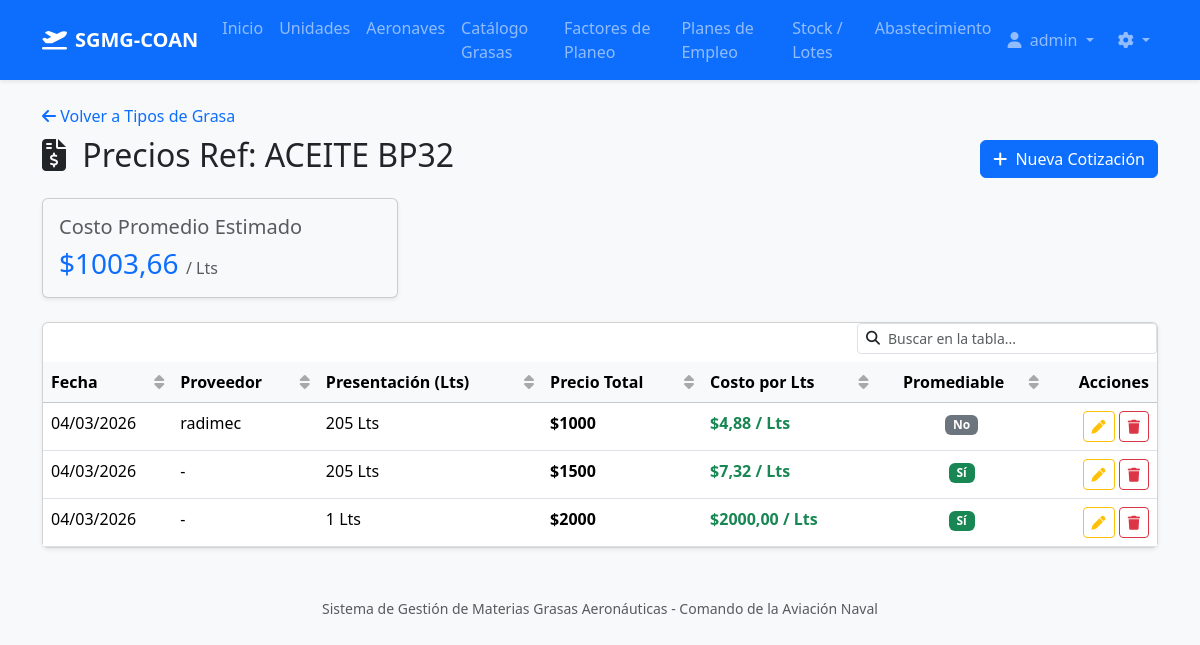
Page /greases/1/prices/ (signed in) on the committed database.
### core/models.py (models this page shows, shortened)
class CustomUser(AbstractUser):
    unit = models.ForeignKey(
        'Unit',
        on_delete=models.SET_NULL,
        null=True,
        blank=True,
        related_name='users',
        verbose_name="Unidad / Escuadrilla Asignada",
        help_text="Asignar una unidad para restringir al usuario a consumos únicamente de esta ubicación."
    )

class GreaseType(models.Model):
    unidad = models.CharField(max_length=50, verbose_name="UNIDAD")
    presentacion = models.DecimalField(max_digits=10, decimal_places=2, verbose_name="PRESENTACIÓN")
    nomenclatura = models.CharField(max_length=150, verbose_name="NOMENCLATURA")
    nne_nsn = models.CharField(max_length=100, verbose_name="N.N.E. / N.S.N.", blank=True, null=True)
    sibys = models.CharField(max_length=100, verbose_name="SIBYS", blank=True, null=True)
    nato = models.CharField(max_length=100, verbose_name="NATO", blank=True, null=True)
    normas_mil_otras = models.CharField(max_length=200, verbose_name="NORMAS MIL / OTRAS", blank=True, null=True)
    shelf_life_months = models.PositiveIntegerField(verbose_name="Vida Útil Total (Meses)")
    recertification_allowed = models.BooleanField(default=False, verbose_name="Permite Re-certificación")
    minimum_stock = models.DecimalField(max_digits=10, decimal_places=2, default=0, verbose_name="Stock Mínimo Permanente", help_text="Punto de pedido. El sistema enviará alertas si el stock cae por debajo de esta cantidad.")
    class Meta:
        verbose_name = "Tipo de Grasa / Aceite"
        verbose_name_plural = "Tipos de Grasas / Aceites"
        unique_together = ('nomenclatura', 'presentacion', 'normas_mil_otras')
    def get_average_unit_price(self):
        prices = self.reference_prices.filter(is_active=True)
        if not prices:
            return None
        total = sum(p.get_unit_price() for p in prices if p.get_unit_price() is not None)
        return total / len(prices)

class GreaseReferencePrice(models.Model):
    grease_type = models.ForeignKey(GreaseType, on_delete=models.CASCADE, related_name="reference_prices", verbose_name="Tipo de Grasa")
    price = models.DecimalField(max_digits=12, decimal_places=2, verbose_name="Precio de la Presentación ($)")
    presentation_quantity = models.DecimalField(max_digits=10, decimal_places=2, verbose_name="Cantidad en la Presentación (Kg/L)", help_text="Ej: Para una lata de 5kg que vale $5000, ingrese 5. El costo unitario será $1000/kg.")
    supplier = models.CharField(max_length=150, blank=True, null=True, verbose_name="Proveedor (Opcional)")
    is_active = models.BooleanField(default=True, verbose_name="Utilizar para Promedio", help_text="Si está marcado, este precio se incluirá en el cálculo del costo promedio.")
    date_recorded = models.DateField(auto_now_add=True, verbose_name="Fecha de Registro")
    class Meta:
        verbose_name = "Precio de Referencia"
        verbose_name_plural = "Precios de Referencia"
        ordering = ['-date_recorded']
    def get_unit_price(self):
        if self.presentation_quantity and self.presentation_quantity > 0:
            return self.price / self.presentation_quantity
        return None

### core/views.py (the view)
# urls.py: path('greases/<int:pk>/prices/', views.GreaseReferencePriceListView.as_view(), name='grease_price_list'),
class GreaseReferencePriceListView(LoginRequiredMixin, ListView):
    model = GreaseReferencePrice
    template_name = 'core/greasereferenceprice_list.html'
    context_object_name = 'prices'
    def get_queryset(self):
        return GreaseReferencePrice.objects.filter(grease_type_id=self.kwargs['pk'])
    def get_context_data(self, **kwargs):
        context = super().get_context_data(**kwargs)
        context['grease_type'] = GreaseType.objects.get(pk=self.kwargs['pk'])
        return context

### core/templatetags/core_filters.py (called while the page is built)
@register.filter
def smart_number(value):
    try:
        if isinstance(value, Decimal):
            d = value.normalize()
            return int(d) if d == d.to_integral() else d
        f_val = float(value)
        if f_val.is_integer():
            return int(f_val)
        return f_val
    except (ValueError, TypeError):
        return value

### core/templates/core/greasereferenceprice_list.html
{% extends 'base.html' %}
{% load core_filters %}
{% block content %}
<div class="mt-4 mb-3">
    <a href="{% url 'grease_list' %}" class="text-decoration-none"><i class="fa-solid fa-arrow-left"></i> Volver a Tipos de Grasa</a>
    <div class="d-flex justify-content-between align-items-center mt-2">
        <h2><i class="fa-solid fa-file-invoice-dollar me-2"></i> Precios Ref: {{ grease_type.nomenclatura }}</h2>
        {% if user.is_staff or 'Logistica' in user.groups.all|join:',' or 'Administrador' in user.groups.all|join:',' %}
        <a href="{% url 'grease_price_create' grease_type.id %}" class="btn btn-primary"><i class="fa-solid fa-plus me-1"></i> Nueva Cotización</a>
        {% endif %}
    </div>
</div>
<div class="row mb-4">
    <div class="col-md-4">
        <div class="card bg-light shadow-sm">
            <div class="card-body">
                <h5 class="card-title text-muted">Costo Promedio Estimado</h5>
                <h3 class="text-primary mb-0">
                    {% if grease_type.get_average_unit_price %}
                        ${{ grease_type.get_average_unit_price|floatformat:2 }} <small class="text-muted fs-6">/ {{ grease_type.unidad }}</small>
                    {% else %}
                        <span class="text-muted">Sin datos</span>
                    {% endif %}
                </h3>
            </div>
        </div>
    </div>
</div>
<div class="card shadow-sm">
    <div class="card-body p-0">
        <table class="table table-hover mb-0">
            <thead class="table-light">
                <tr>
                    <th>Fecha</th>
                    <th>Proveedor</th>
                    <th>Presentación ({{ grease_type.unidad }})</th>
                    <th>Precio Total</th>
                    <th>Costo por {{ grease_type.unidad }}</th>
                    <th class="text-center">Promediable</th>
                    <th class="text-end">Acciones</th>
                </tr>
            </thead>
            <tbody>
                {% for price in prices %}
                <tr>
                    <td data-sort="{{ price.date_recorded|date:'Y-m-d' }}">{{ price.date_recorded|date:"d/m/Y" }}</td>
                    <td>{{ price.supplier|default:"-" }}</td>
                    <td>{{ price.presentation_quantity|smart_number }} {{ grease_type.unidad }}</td>
                    <td><strong>${{ price.price|smart_number }}</strong></td>
                    <td class="text-success fw-bold">${{ price.get_unit_price|floatformat:2 }} / {{ grease_type.unidad }}</td>
                    <td class="text-center">
                        {% if price.is_active %}
                            <span class="badge bg-success">Sí</span>
                        {% else %}
                            <span class="badge bg-secondary">No</span>
                        {% endif %}
                    </td>
                    <td class="text-end">
                        {% if user.is_staff or 'Logistica' in user.groups.all|join:',' or 'Administrador' in user.groups.all|join:',' %}
                        <a href="{% url 'grease_price_update' price.id %}" class="btn btn-sm btn-outline-warning" title="Editar / Activar Promedio"><i class="fa-solid fa-pen"></i></a>
                        <a href="{% url 'grease_price_delete' price.id %}" class="btn btn-sm btn-outline-danger" title="Eliminar"><i class="fa-solid fa-trash"></i></a>
                        {% endif %}
                    </td>
                </tr>
                {% empty %}
                <tr>
                    <td colspan="6" class="text-center py-4 text-muted">No hay precios de referencia cargados para este tipo de grasa.</td>
                </tr>
                {% endfor %}
            </tbody>
        </table>
    </div>
</div>
{% endblock %}

### templates/base.html (shortened to what this page needs)
<!DOCTYPE html>
{% load static %}
<html lang="es">
<head>
    <link href="https://cdn.jsdelivr.net/npm/bootstrap@5.3.2/dist/css/bootstrap.min.css" rel="stylesheet">
    <link rel="stylesheet" href="https://cdnjs.cloudflare.com/ajax/libs/font-awesome/6.4.2/css/all.min.css">
    <link href="{% static 'css/style.css' %}" rel="stylesheet">
</head>
<body class="bg-light">
    <nav class="navbar navbar-expand-lg navbar-dark bg-primary shadow-sm mb-4">
        <div class="container">
            <a class="navbar-brand d-flex align-items-center" href="/">
                <i class="fa-solid fa-plane-departure me-2"></i>
                <strong>SGMG-COAN</strong>
            </a>
            <div class="collapse navbar-collapse" id="navbarNav">
                <ul class="navbar-nav me-auto">
                    <li class="nav-item">
                        <a class="nav-link" href="/">Inicio</a>
                    </li>
                    {% if user.is_authenticated %}
                    <li class="nav-item">
                        <a class="nav-link" href="{% url 'unit_list' %}">Unidades</a>
                    </li>
                    <li class="nav-item">
                        <a class="nav-link" href="{% url 'aircraft_list' %}">Aeronaves</a>
                    </li>
                    <li class="nav-item">
                        <a class="nav-link" href="{% url 'grease_list' %}">Catálogo Grasas</a>
                    </li>
                    <li class="nav-item">
                        <a class="nav-link" href="{% url 'association_list' %}">Factores de Planeo</a>
                    </li>
                    <li class="nav-item">
                        <a class="nav-link" href="{% url 'flightplan_list' %}">Planes de Empleo</a>
                    </li>
                    <li class="nav-item">
                        <a class="nav-link" href="{% url 'batch_list' %}">Stock / Lotes</a>
                    </li>
                    <li class="nav-item">
                        <a class="nav-link" href="{% url 'procurement_forecast' %}">Abastecimiento</a>
                    </li>
                    {% endif %}
                </ul>
                <ul class="navbar-nav ms-auto">
                    {% if user.is_authenticated %}
                        <li class="nav-item dropdown">
                            <a class="nav-link dropdown-toggle" href="#" id="navbarDropdown" role="button" data-bs-toggle="dropdown" aria-expanded="false">
                                <i class="fa-solid fa-user me-1"></i> {{ user.username }}
                            </a>
                        </li>
                        {% if user.is_staff or 'Administrador' in user.groups.all|join:',' or 'Logistica' in user.groups.all|join:',' %}
                        <li class="nav-item dropdown ms-2">
                            <a class="nav-link dropdown-toggle" href="#" id="configDropdown" role="button" data-bs-toggle="dropdown" aria-expanded="false" title="Configuración del Sistema">
                                <i class="fa-solid fa-gear"></i>
                            </a>
                        </li>
                        {% endif %}
                    {% else %}
                        <li class="nav-item">
                            <a class="nav-link" href="{% url 'login' %}">Iniciar Sesión</a>
                        </li>
                    {% endif %}
                </ul>
            </div>
        </div>
    </nav>
    <div class="container">
        {% block content %}
        {% endblock %}
    </div>
    <footer class="text-center mt-5 mb-3 text-muted">
        <small>Sistema de Gestión de Materias Grasas Aeronáuticas - Comando de la Aviación Naval</small>
    </footer>
</body>
</html>

### rows in the picture
CustomUser: username "admin"
GreaseType: nomenclatura "ACEITE BP32", get_average_unit_price "1003,66", unidad "Lts"
GreaseReferencePrice: date_recorded "04/03/2026", supplier "radimec", presentation_quantity|smart_number "205", price|smart_number "1000", get_unit_price "4,88", is_active "No"
GreaseReferencePrice: date_recorded "04/03/2026", supplier "-", presentation_quantity|smart_number "205", price|smart_number "1500", get_unit_price "7,32", is_active "Sí"
GreaseReferencePrice: date_recorded "04/03/2026", supplier "-", presentation_quantity|smart_number "1", price|smart_number "2000", get_unit_price "2000,00", is_active "Sí"
